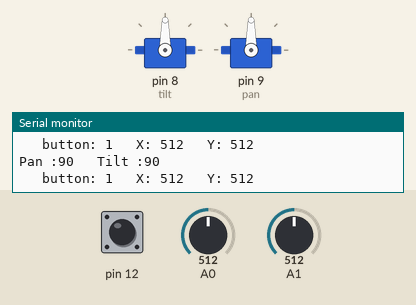
Simulated run of this sketch. Board: Arduino Uno, built with avr-gcc and run on an emulated ATmega328P. On the bench: 2 × servo, the last lines printed to the serial monitor. The test bench sets the inputs (shaded band); at power-on: A0 = 512, A1 = 512, pin 12 HIGH.

Above: at 3.2 s.
3.3 s: A0 set to 716
At 4.2 s:
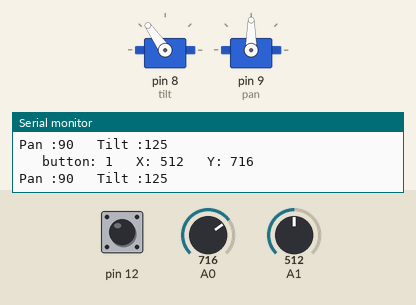
4.8 s: A1 set to 104
At 5.7 s:
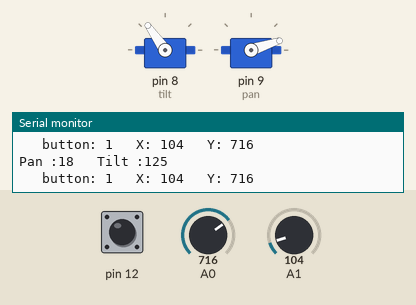
6.3 s: A1 set to 94
At 7.3 s:
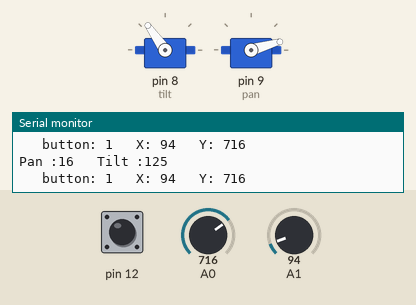
9.3 s: A0 set to 576
At 10.3 s:
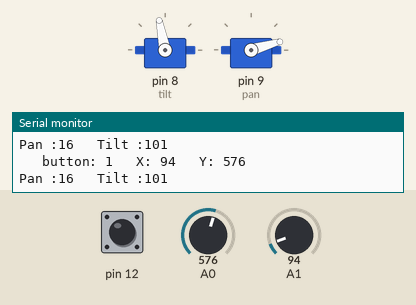
10.8 s: A0 set to 550
At 11.7 s:
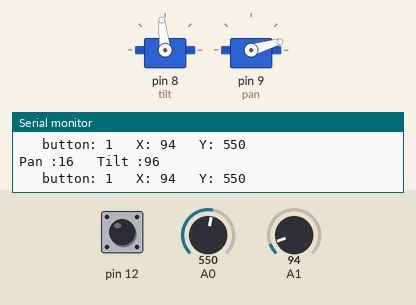
12.3 s: A1 set to 1023
At 13.2 s:
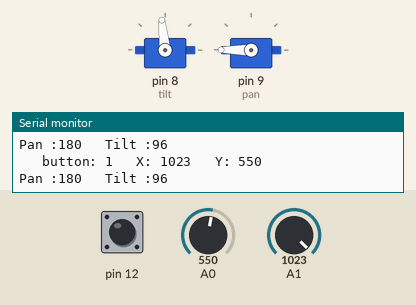
Timing chart, 0 to 14.8 s (numbered marks = the images above; inputs shaded):
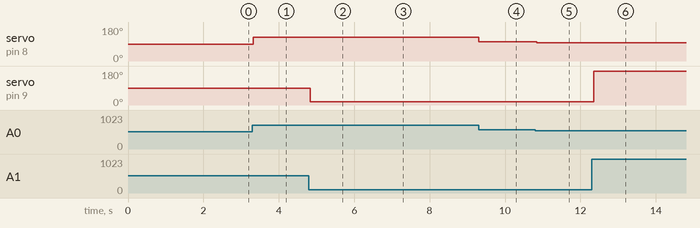

The sketch:

RoboPan_Shield.ino
```cpp
#include<Servo.h>

Servo tilt;
Servo pan;

void setup() {
  // put your setup code here, to run once:

  Serial.begin(9600);
  pinMode(12, INPUT);
  digitalWrite(12, HIGH);

  tilt.attach(8);
  pan.attach(9);

  tilt.write(90);
  pan.write(90);
  delay(2000);
}

int val=0;
int val2=0;
void loop() {

    Serial.print("\t button: ");
    Serial.print(digitalRead(12));
    Serial.print("\t X: ");
    Serial.print(analogRead(1));
    Serial.print("\t Y: ");
    Serial.println(analogRead(0));

  val=0;
  val = analogRead(1);
  val = map(val, 0, 1023, 0, 180);
  pan.write(val);
  Serial.print("Pan :");
  Serial.print(val);
  delay(30);

  val2=0;
  val2 = analogRead(0);
  val2 = map(val2, 0, 1023, 0, 180);
  tilt.write(val2);

  Serial.print("\t Tilt :");
  Serial.println(val2);
  delay(30);


}
```

Measured:
- after the input at 3.3 s, servo on pin 8 (tilt): 90° → 125° at once
- after the input at 4.8 s, servo on pin 9 (pan): 90° → 18° at once
- after the input at 6.3 s, servo on pin 9 (pan): 18° → 16° at once
- after the input at 9.3 s, servo on pin 8 (tilt): 125° → 101° at once
- after the input at 10.8 s, servo on pin 8 (tilt): 101° → 96° at once
- after the input at 12.3 s, servo on pin 9 (pan): 16° → 180° after 0.05 s
